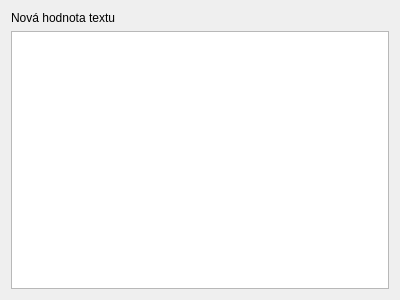
<?xml version="1.0" encoding="UTF-8"?>
<ui version="4.0">
 <class>ItemValueEditorWidget</class>
 <widget class="QWidget" name="ItemValueEditorWidget">
  <property name="geometry">
   <rect>
    <x>0</x>
    <y>0</y>
    <width>400</width>
    <height>300</height>
   </rect>
  </property>
  <property name="windowTitle">
   <string>Form</string>
  </property>
  <layout class="QVBoxLayout" name="verticalLayout">
   <item>
    <widget class="QLabel" name="label">
     <property name="text">
      <string>Nová hodnota textu</string>
     </property>
    </widget>
   </item>
   <item>
    <widget class="QPlainTextEdit" name="edText"/>
   </item>
  </layout>
 </widget>
 <resources/>
 <connections/>
</ui>
